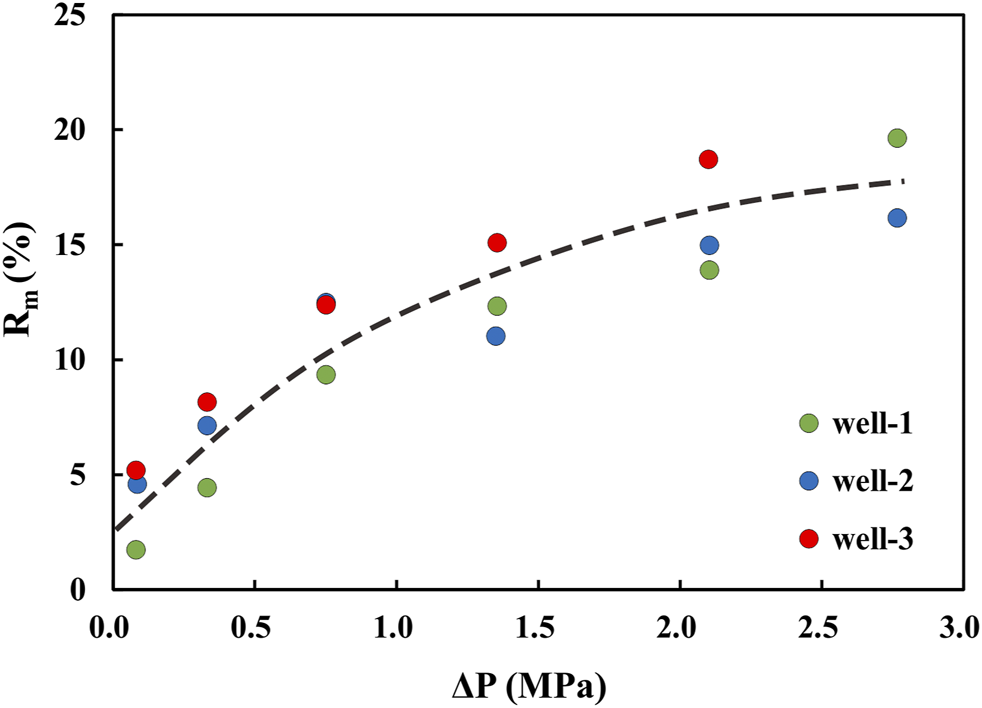
#> input picture universal_fixed_point_framework/scripts/data/xu2021_fig7_pdf/xu2021_fig7_screenshot.png, 982 x 708 px, found by its file name
$ python _fig7_ticks2.py
#> lines starting #> are read from the running program, lines starting #| are printed output that depends on the picture; after the words box and inside, x2 and y2 are one past the last pixel; in counts of white or black regions, pixels touching at a corner belong together
# ============================================================
# UFPF → MUFPF 更名通知
# ============================================================
# 本文件属于 Universal Fixed Point Framework (UFPF)。
# 该框架已计划更名为 Meta-Universal Fixed-Point Functorial Framework (MUFPF)。
# 更名计划详见：roadmap/mu_renaming_plan.md
#
# 原因：UFPF 缩写与 IEEE 生物图像识别框架冲突，影响学术检索。
# 新名称 MUFPF 具有全球唯一性，且更好地体现框架的元数学特性。
#
# 本文件中 UFPF 相关引用数量：0
# 更名将在计划确认后统一执行，当前代码不做修改。
# ============================================================

#!/usr/bin/env python3
# -*- coding: utf-8 -*-
"""图 7 精确分析：数据点聚类（排除图例）+ 刻度线位置检测。"""
import numpy as np
from PIL import Image
from scipy import ndimage

im = Image.open(r"e:\workspace\hyper-resolution\universal_fixed_point_framework\scripts\data\xu2021_fig7_pdf\xu2021_fig7_screenshot.png").convert("RGB")
#> im is the input picture: PIL image 982x708 RGB; mean R, G, B 246.6, 246.3, 246.2
a = np.asarray(im).astype(int)  # (708, 982, 3)
H, W, _ = a.shape
#> H = 708; W = 982
R, G, B = a[:, :, 0], a[:, :, 1], a[:, :, 2]
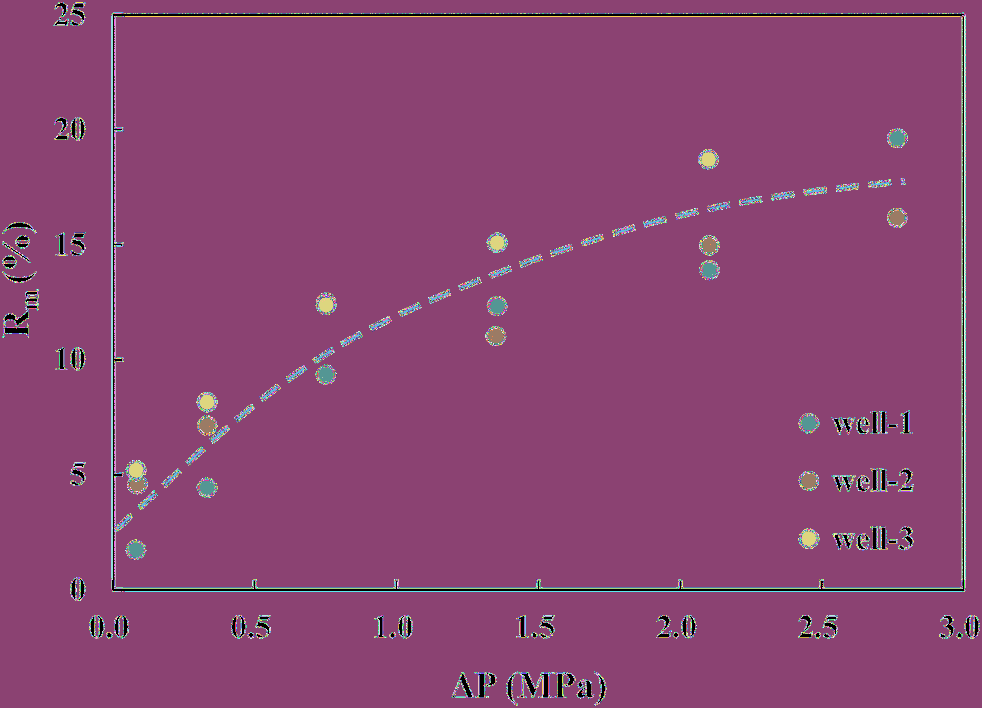
#> R: shape (708, 982) int64; 256 distinct labels, from 0 to 255; one colour per label, 0 black
#> G: shape (708, 982) int64; 256 distinct labels, from 0 to 255
#> B: shape (708, 982) int64; 256 distinct labels, from 0 to 255

def clusters(mask, label):
    lab, n = ndimage.label(mask, structure=np.ones((3, 3), dtype=bool))
    objs = ndimage.find_objects(lab)
    pts = []
    for i in range(1, n + 1):
        sl = objs[i - 1]
        ys, xs = np.where(lab[sl] == i)
        cy, cx = ys.mean() + sl[0].start, xs.mean() + sl[1].start
        pts.append((round(cx, 1), round(cy, 1), int(len(ys))))
    return pts

# 红：R 高 G/B 低；蓝：B 高 R 低
red = (R > 150) & (G < 90) & (B < 90)
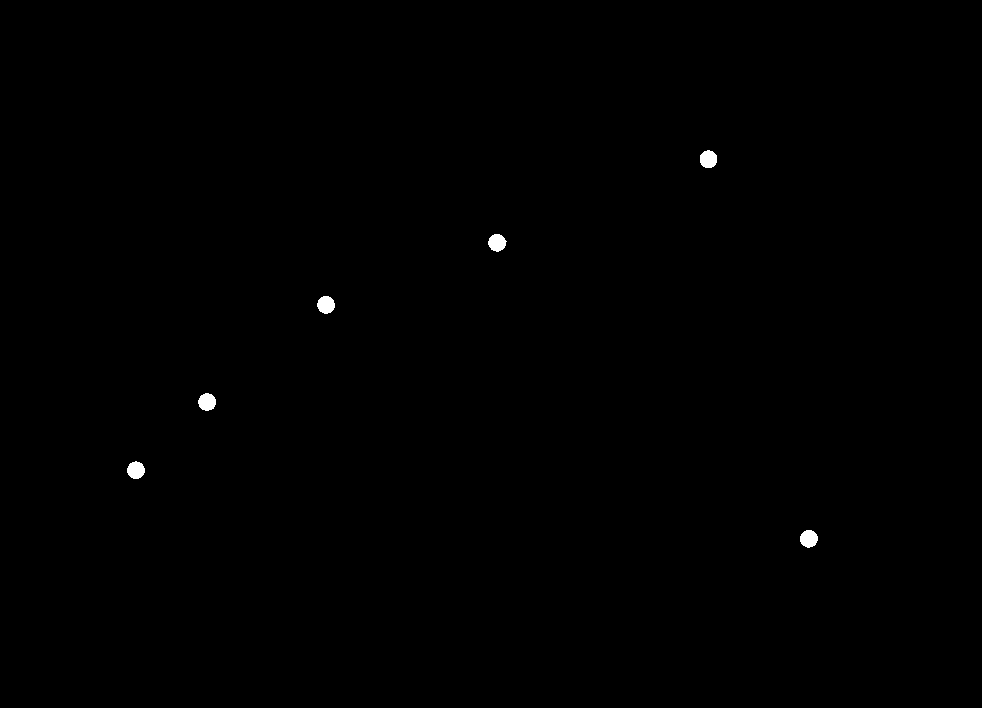
#> red: shape (708, 982) bool; 0.21% white; 6 white regions, box (x1, y1, x2, y2) and area: (317, 296, 335, 314) 249, (198, 393, 216, 411) 249, (800, 530, 818, 548) 249, (700, 150, 717, 168) 248, (488, 234, 507, 252) 248, (127, 461, 145, 479) 246
blue = (B > 150) & (R < 90) & (G < 110)
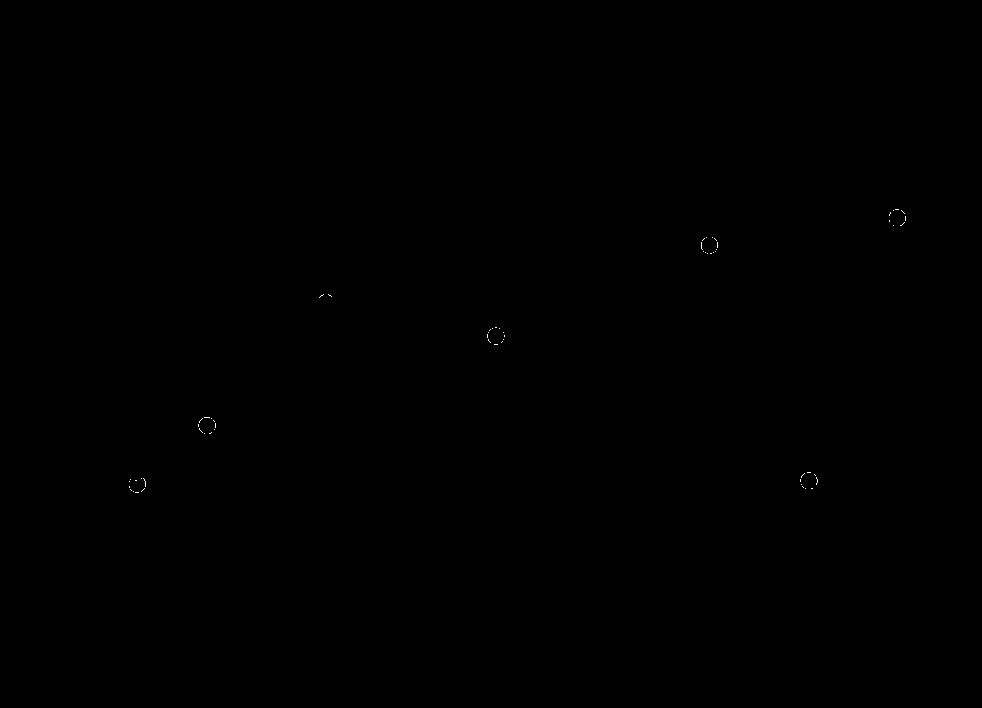
#> blue: shape (708, 982) bool; 0.03% white in thin lines or dots, all inside (x1, y1, x2, y2) = (129, 209, 906, 493)
print("red px:", int(red.sum()), " blue px:", int(blue.sum()))
#| red px: 1489  blue px: 177
print("RED clusters (x, y, size):")
for p in clusters(red, "red"):
#> in clusters, `lab, n = ndimage.label(mask, structure=np.ones((3, 3), dtype=bool))`: lab: shape (708, 982) int32; 7 distinct labels, from 0 to 6
#> in clusters, `lab, n = ndimage.label(mask, structure=np.ones((3, 3), dtype=bool))`: n = 6
#> in clusters, `objs = ndimage.find_objects(lab)`: objs = 6 items
    print("  ", p)
#> this loop made 6 passes
#|    (708.0, 158.8, 248)
#|    (496.7, 242.3, 248)
#|    (325.6, 304.4, 249)
#|    (206.6, 401.6, 249)
#|    (135.5, 469.8, 246)
#|    (808.4, 538.3, 249)
print("BLUE clusters (x, y, size):")
for p in clusters(blue, "blue"):
#> in clusters (call 2), `lab, n = ndimage.label(mask, structure=np.ones((3, 3), dtype=bool))`: lab: shape (708, 982) int32; 65 distinct labels, from 0 to 64
    print("  ", p)
#> this loop made 64 passes
#|    (896.5, 209.0, 4)
#|    (893.0, 210.0, 1)
#|    (902.5, 211.5, 4)
#|    (889.5, 213.5, 4)
#|    (905.0, 218.0, 5)
#|    (889.0, 220.5, 2)
#|    (902.0, 223.8, 5)
#|    (893.0, 225.0, 1)
#> (further printed lines are left out)

# 刻度线检测：绘图区内黑色短线。
# 左轴 x∈[105,125] 内的水平短线（y tick）；底轴 y∈[580,610] 内的垂直短线（x tick）
dark = (R < 100) & (G < 100) & (B < 100)
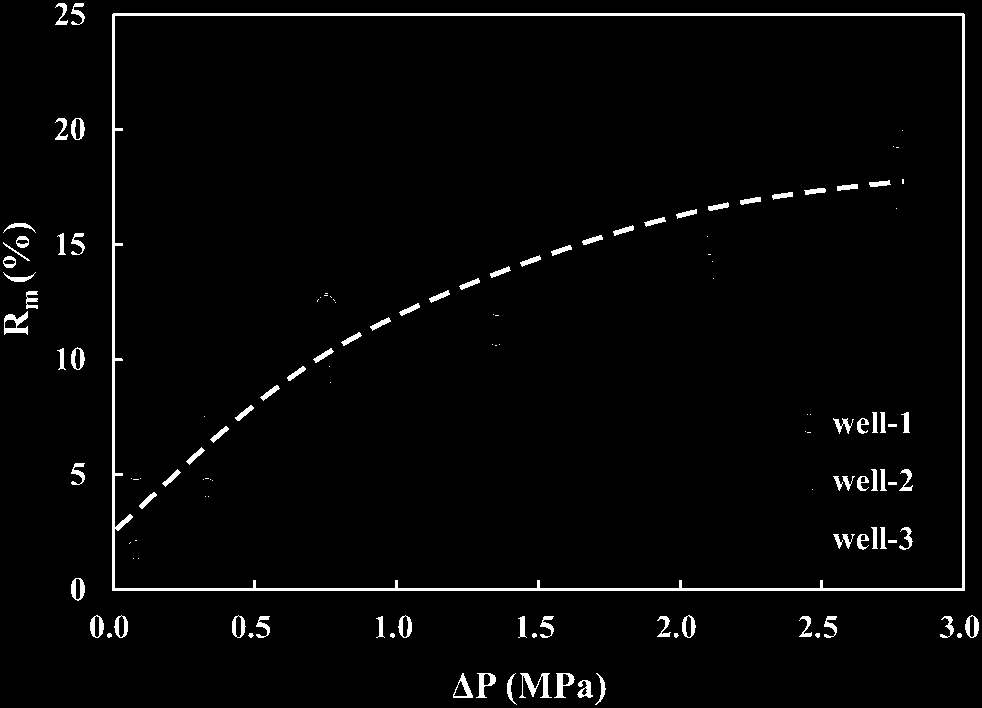
#> dark: shape (708, 982) bool; 2.7% white; 134 white regions (43 under 20 px), largest, box (x1, y1, x2, y2) and area: (112, 13, 965, 591) 8867, (519, 673, 552, 698) 328, (4, 311, 28, 335) 286

# y tick：在 x∈[104,126] 中找连通黑色区域，输出其 y 质心（水平短线）
ylab = dark[:, 104:126]
ylab_l, ylab_n = ndimage.label(ylab, structure=np.ones((3, 3), dtype=bool))
#> ylab_n = 3
objs = ndimage.find_objects(ylab_l)
#> objs = 3 items
yticks = []
for i in range(1, ylab_n + 1):
    sl = objs[i - 1]
    ys, xs = np.where(ylab_l[sl] == i)
    if len(ys) < 4:
        continue
    yticks.append(round(ys.mean() + sl[0].start, 1))
#> after the loop, yticks = [309, 626.2, 634.9]
print("Y tick positions (row):", sorted(yticks))
#| Y tick positions (row): [309.0, 626.2, 634.9]

# x tick：在 y∈[582,608] 中找连通黑色区域，输出其 x 质心（垂直短线）
xlab = dark[582:608, :]
xlab_l, xlab_n = ndimage.label(xlab, structure=np.ones((3, 3), dtype=bool))
#> xlab_n = 2
objs = ndimage.find_objects(xlab_l)
#> objs = 2 items
xticks = []
for i in range(1, xlab_n + 1):
    sl = objs[i - 1]
    ys, xs = np.where(xlab_l[sl] == i)
    if len(xs) < 4:
        continue
    xticks.append(round(xs.mean() + sl[1].start, 1))
#> after the loop, xticks = [77.4, 538]
print("X tick positions (col):", sorted(xticks))
#| X tick positions (col): [77.4, 538.0]

# 边框位置复核
dark_col = dark.sum(axis=0)
#> dark_col = 982 values, max 580 at index 114, min 0 at index 0, mean 19.35
dark_row = dark.sum(axis=1)
#> dark_row = 708 values, max 866 at index 13, min 0 at index 0, mean 26.83
# 找长竖线/横线（>100 像素连续）
cols = np.where(dark_col > 200)[0]
#> cols = [112, 113, 114, 962, 963, 964]
rows = np.where(dark_row > 200)[0]
#> rows = [13, 14, 15, 588, 589, 590]
print("vertical line cols:", cols.min() if len(cols) else None, cols.max() if len(cols) else None)
#| vertical line cols: 112 964
print("horizontal line rows:", rows.min() if len(rows) else None, rows.max() if len(rows) else None)
#| horizontal line rows: 13 590
